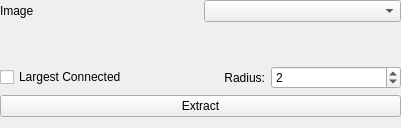
<?xml version="1.0" encoding="UTF-8"?>
<ui version="4.0">
 <class>BoneExtractView</class>
 <widget class="QWidget" name="BoneExtractView">
  <property name="geometry">
   <rect>
    <x>0</x>
    <y>0</y>
    <width>401</width>
    <height>128</height>
   </rect>
  </property>
  <property name="windowTitle">
   <string>Form</string>
  </property>
  <widget class="QWidget" name="verticalLayoutWidget">
   <property name="geometry">
    <rect>
     <x>0</x>
     <y>0</y>
     <width>401</width>
     <height>117</height>
    </rect>
   </property>
   <layout class="QVBoxLayout" name="verticalLayout">
    <item>
     <layout class="QHBoxLayout" name="horizontalLayout">
      <item>
       <widget class="QLabel" name="label">
        <property name="text">
         <string>Image</string>
        </property>
       </widget>
      </item>
      <item>
       <widget class="QmitkDataStorageComboBox" name="ImageSelector"/>
      </item>
     </layout>
    </item>
    <item>
     <widget class="ctkRangeWidget" name="ThresholdSlider" native="true"/>
    </item>
    <item>
     <layout class="QHBoxLayout" name="horizontalLayout_2">
      <item>
       <widget class="QCheckBox" name="LargestConnectedCB">
        <property name="text">
         <string>Largest Connected</string>
        </property>
       </widget>
      </item>
      <item>
       <widget class="QLabel" name="label_2">
        <property name="text">
         <string>Radius:</string>
        </property>
        <property name="alignment">
         <set>Qt::AlignRight|Qt::AlignTrailing|Qt::AlignVCenter</set>
        </property>
       </widget>
      </item>
      <item>
       <widget class="QSpinBox" name="Radius">
        <property name="maximum">
         <number>10</number>
        </property>
        <property name="value">
         <number>2</number>
        </property>
       </widget>
      </item>
     </layout>
    </item>
    <item>
     <widget class="QPushButton" name="ExtractBtn">
      <property name="text">
       <string>Extract</string>
      </property>
     </widget>
    </item>
   </layout>
  </widget>
 </widget>
 <customwidgets>
  <customwidget>
   <class>QmitkDataStorageComboBox</class>
   <extends>QComboBox</extends>
   <header>QmitkDataStorageComboBox.h</header>
  </customwidget>
  <customwidget>
   <class>ctkRangeWidget</class>
   <extends>QWidget</extends>
   <header location="global">ctkRangeWidget.h</header>
   <container>1</container>
  </customwidget>
 </customwidgets>
 <resources/>
 <connections/>
</ui>
